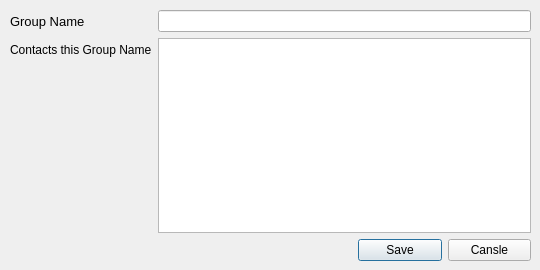
<?xml version="1.0" encoding="UTF-8"?>
<ui version="4.0">
 <class>Dialog</class>
 <widget class="QDialog" name="Dialog">
  <property name="geometry">
   <rect>
    <x>0</x>
    <y>0</y>
    <width>540</width>
    <height>270</height>
   </rect>
  </property>
  <property name="sizePolicy">
   <sizepolicy hsizetype="Preferred" vsizetype="Preferred">
    <horstretch>0</horstretch>
    <verstretch>0</verstretch>
   </sizepolicy>
  </property>
  <property name="minimumSize">
   <size>
    <width>540</width>
    <height>70</height>
   </size>
  </property>
  <property name="maximumSize">
   <size>
    <width>540</width>
    <height>270</height>
   </size>
  </property>
  <property name="windowTitle">
   <string>Dialog</string>
  </property>
  <property name="sizeGripEnabled">
   <bool>false</bool>
  </property>
  <widget class="QWidget" name="formLayoutWidget">
   <property name="geometry">
    <rect>
     <x>10</x>
     <y>10</y>
     <width>521</width>
     <height>251</height>
    </rect>
   </property>
   <layout class="QFormLayout" name="formLayout">
    <item row="0" column="0">
     <widget class="QLabel" name="label">
      <property name="font">
       <font>
        <pointsize>10</pointsize>
       </font>
      </property>
      <property name="text">
       <string>Group Name</string>
      </property>
     </widget>
    </item>
    <item row="0" column="1">
     <widget class="QLineEdit" name="line_edit_group_name"/>
    </item>
    <item row="2" column="1">
     <layout class="QHBoxLayout" name="horizontalLayout_2">
      <property name="sizeConstraint">
       <enum>QLayout::SetDefaultConstraint</enum>
      </property>
      <property name="leftMargin">
       <number>200</number>
      </property>
      <item>
       <widget class="QPushButton" name="btn_save_group_name">
        <property name="text">
         <string>Save</string>
        </property>
       </widget>
      </item>
      <item>
       <widget class="QPushButton" name="btn_cansle_group_name">
        <property name="text">
         <string>Cansle</string>
        </property>
       </widget>
      </item>
     </layout>
    </item>
    <item row="1" column="1">
     <widget class="QTableWidget" name="table_widget_contact_group_name"/>
    </item>
    <item row="1" column="0">
     <widget class="QLabel" name="label_contact_this_group_name">
      <property name="text">
       <string>Contacts this Group Name</string>
      </property>
     </widget>
    </item>
   </layout>
  </widget>
 </widget>
 <resources/>
 <connections/>
</ui>
